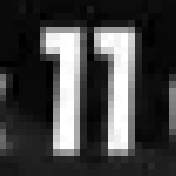
#> input picture img/killResult.png, 176 x 176 px
$ python histogram.py
#> lines starting #> are read from the running program, lines starting #| are printed output that depends on the picture; long printed decimals are rounded
# ヒストグラムとは、「ピクセル」の色の明るさをレベル別に分布したグラフ
import cv2

image1 = cv2.imread('img/killResult.png')
#> image1 is the input picture: shape (176, 176, 3); mean B, G, R 66.9, 66.9, 66.9
image2 = cv2.imread('img/killResult.png')
image3 = cv2.imread('img/deathResult.png')
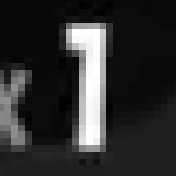
#> input picture img/deathResult.png, 176 x 176 px
#> image3 is the input picture: shape (176, 176, 3); mean B, G, R 46.4, 46.4, 46.4

img_size = (100, 100)

# 画像をリサイズする
image1 = cv2.resize(image1, img_size)
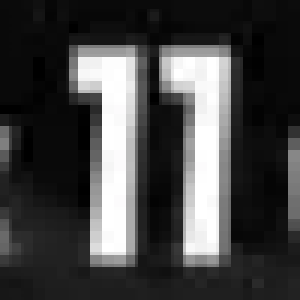
#> image1: shape (100, 100, 3) (shown 3 times larger); mean B, G, R 67.3, 67.3, 67.3
image2 = cv2.resize(image2, img_size)
image3 = cv2.resize(image3, img_size)
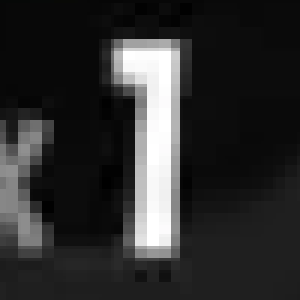
#> image3: shape (100, 100, 3) (shown 3 times larger); mean B, G, R 46, 46, 46

# 画像をヒストグラム化する
# calcHistでヒストグラムを出す
image1_hist = cv2.calcHist([image1], [0], None, [256], [0, 256])
#> image1_hist = 256 values, max 956 at index 9, min 0 at index 67, mean 39.06
image2_hist = cv2.calcHist([image2], [0], None, [256], [0, 256])
#> image2_hist has the same summary as image1_hist
image3_hist = cv2.calcHist([image3], [0], None, [256], [0, 256])
#> image3_hist = 256 values, max 1374 at index 12, min 0 at index 49, mean 39.06

# cv2.calcHist([image], [channel], [mask], [hist size], [range])
# image	入力画像を指定
# channel	画像のチェンネルインデックスを指定。グレースケールは[0]、カラー画像は色相（B, G, R）に対応する[0],[1],[2]のどれか値を指定
# mask	マスク画像画像の指定。全画素を計算するなら[None]を指定してマスク無しに設定
# hist size	ビンの数を指定。全画素対象であれば[256]を指定
# range	計算範囲を指定。基本は[0, 256]

# ヒストグラムした画像を比較
# compareHistで出力したヒストグラムを比較する
print(cv2.compareHist(image1_hist, image2_hist, 0))
#| 1.0
# 1.0
# 1.0は完全一致
print(cv2.compareHist(image1_hist, image3_hist, 0))
#| 0.7093
# 0.7092814201425337
